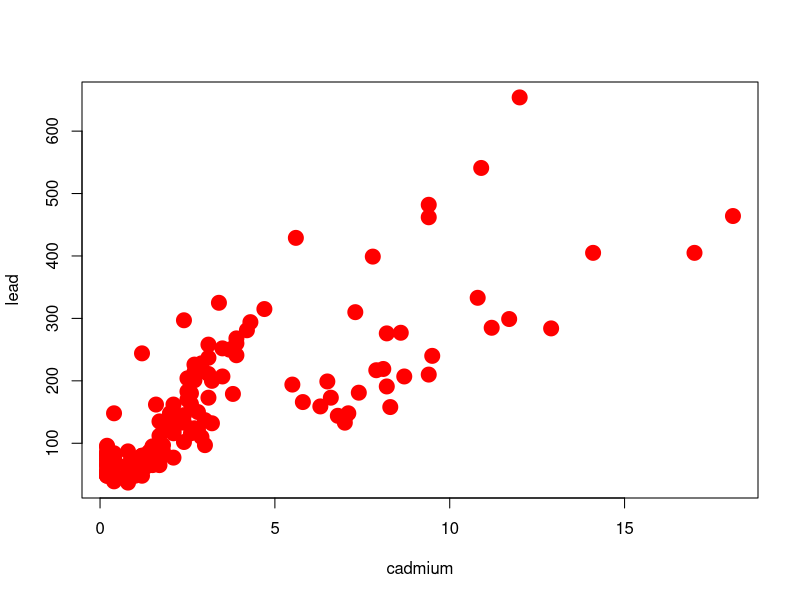
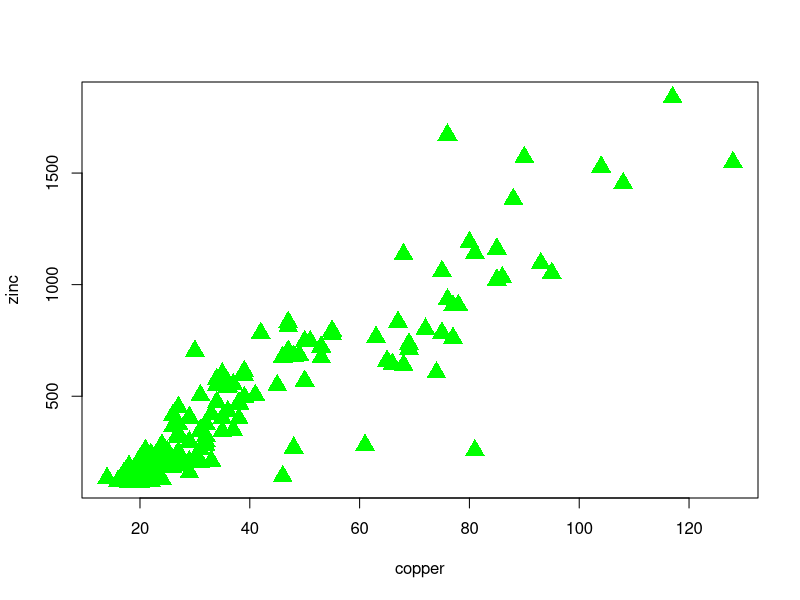
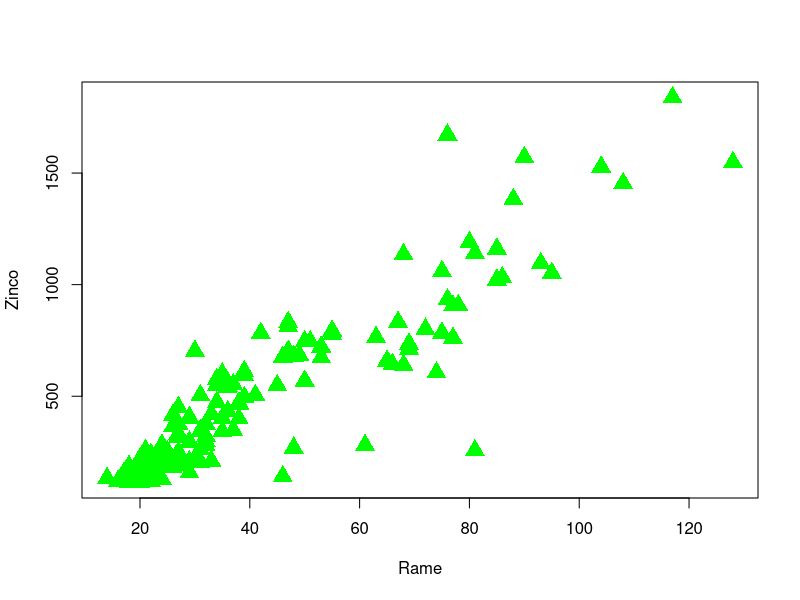
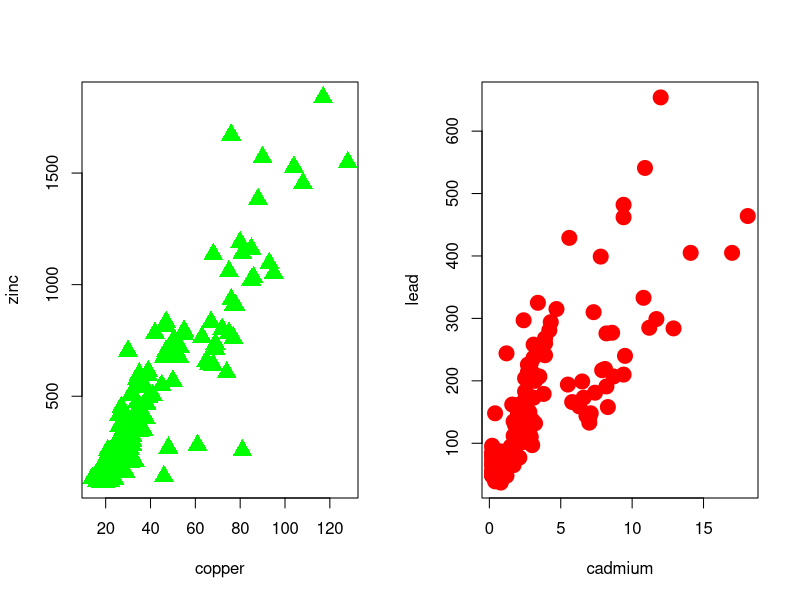
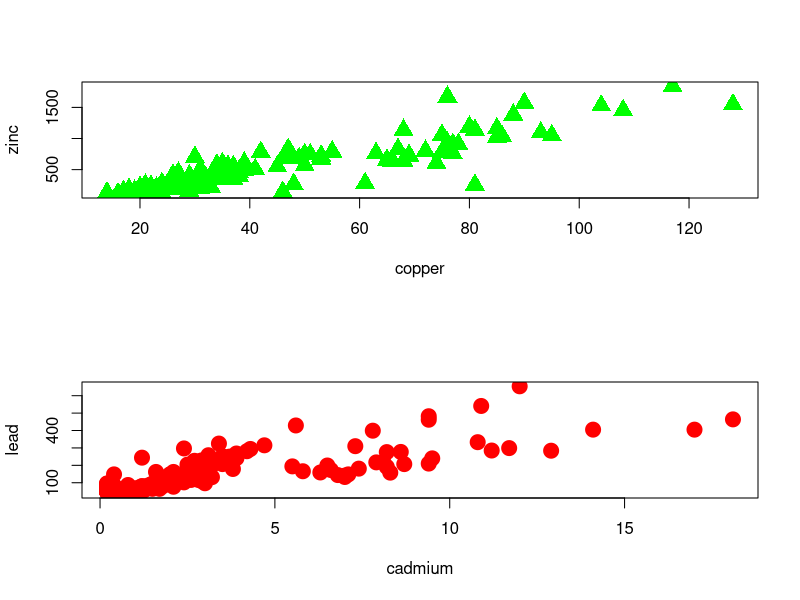
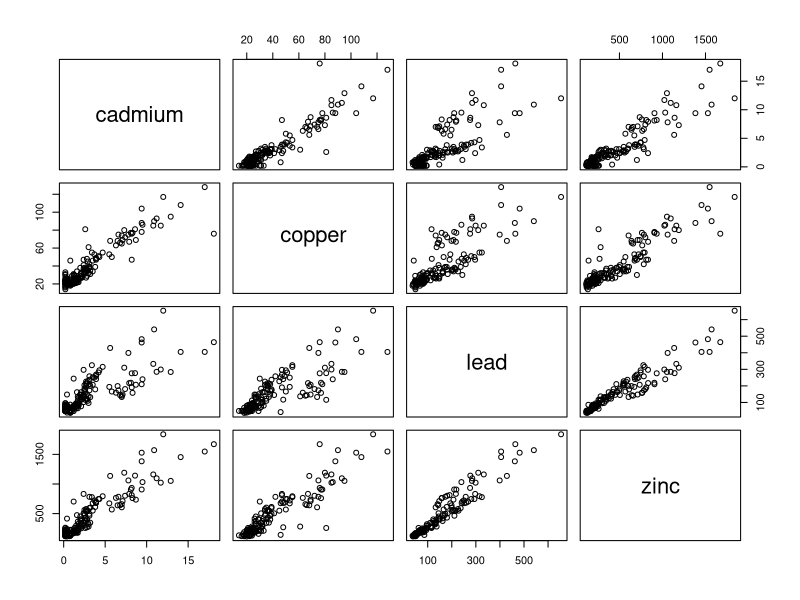
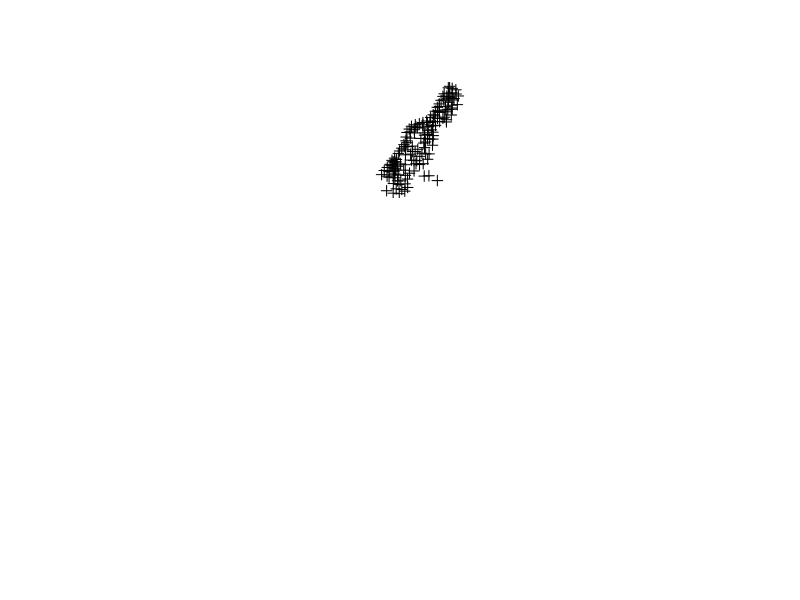
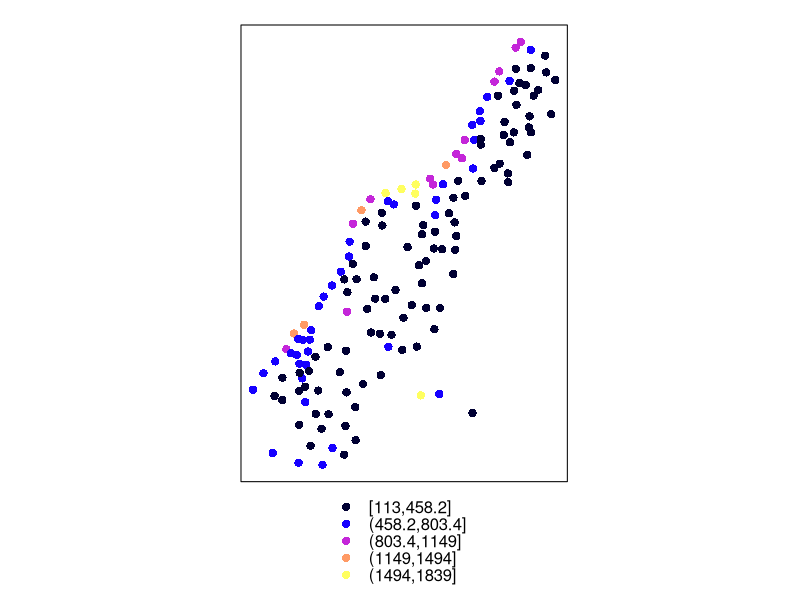

The R source for these figures, in order:
##### R Spatial: Funzioni spaziali in Ecologia del Paesaggio


# richiamare pachetto "sp" con library()
library(sp)

# Richiamo dati: data()
data(meuse)
head(meuse)


# Plot cadmium e lead: plot(), lo caratterizziamo con colore punti col(), caratterizzazione punti pch(), dimensione punti cex()
# alleghiamo dataframe: attach()
attach(meuse)
plot(cadmium,lead,col="red", pch=19,cex=2)


# ESERCIZO: plot di copper e zinco con simbolo triangolo (pch 17) e colore verde, cex=2
plot(copper, zinc,col="green", pch=17, cex=2)

# cambiare le etichette del grafico : labels-----> xlab="" , ylab=""
plot(copper, zinc,col="green", pch=17, cex=2, xlab="Rame", ylab="Zinco")



# MULTIFRAME o Multipanel: importantissima per fare un grafico, par(mfrow=c("numero_righe","numero_colonne"))
par(mfrow=c(1,2))
plot(copper, zinc,col="green", pch=17, cex=2)
plot(cadmium,lead,col="red", pch=19,cex=2)

# invertiamo i grafici riga/colonna in colonna/riga
par(mfrow=c(2,1))
plot(copper, zinc,col="green", pch=17, cex=2)
plot(cadmium,lead,col="red", pch=19,cex=2)



# Multiframe automatico
install.packages("GGally")
# richiamo pacchetto con library
library(GGally)
# funzione ggpairs del dataset(meuse), però il dataset è troppo grande quindu seleziono le colonne di interesse apprendo [] e digitando numero colonna di interesse

pairs(meuse[,3:6])
#ottengo un grafico che mi indica la correlazione tra le variabili, usando il coefficiente di Spearman (0-1)---> + è alto + vi è correlazione



# SPATIAL: pima cosa dobbiamo dire al software che il dataset ha delle coordinate, in questo caso la X e la Y; usiamo la funzione coordinates()=~ :
head(meuse)

# Spieghiamo che le coordinate di questo dataset sono X e Y
coordinates(meuse)=~x+y


# otteniamo con plot(meuse) una distribuzione dei nostri punti nello spazio
plot(meuse)


# Funzione spplot = plottare i miei dati spazialmente (le variabili in spplot vanno messe ""), ed otteniamo il primo grafico spaziale riferito allo zinco.

spplot(meuse, "zinc")
# osserviamo un grafico che mi dice il quantitativo di Zinco relativo a vari punti di un fiume.
